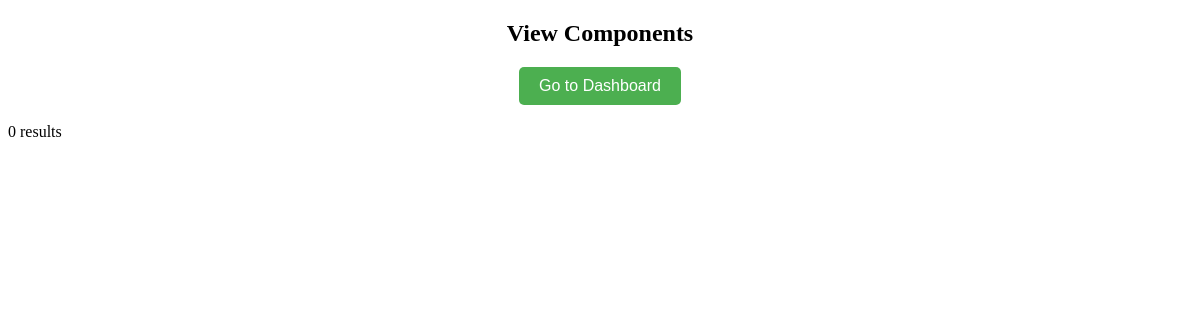
Page /view_components.php (signed in) on the earlier database version.
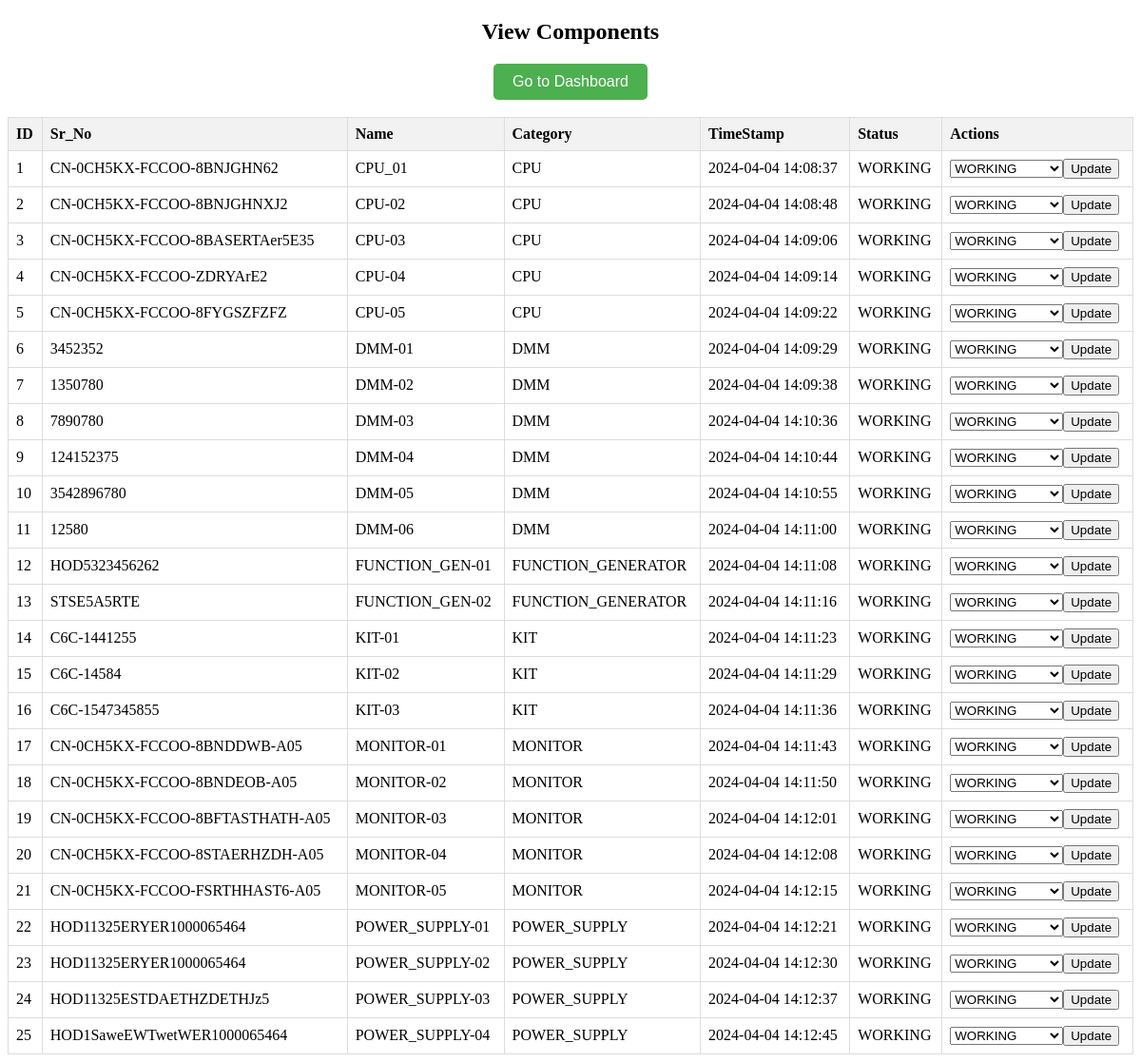
Same page on the later database version.
### tables this page shows
CREATE TABLE `components` (
  `id` int(11) NOT NULL,
  `sr_no` varchar(100) DEFAULT NULL,
  `name` varchar(255) NOT NULL,
  `category` varchar(100) DEFAULT NULL,
  `last_entry_date` timestamp NOT NULL DEFAULT current_timestamp(),
  `origin_lab` int(11) DEFAULT NULL,
  `location` varchar(255) DEFAULT NULL,
  `_status_` varchar(255) DEFAULT NULL
);

### view_components.php (the view, shortened to what this page needs)
<!DOCTYPE html>
<html lang="en">
<head>
</head>
<body>
    <div class="container">
    <h2>View Components</h2>
    <form method="get" action="dashboard.php">
        <button type="submit" class="btn">Go to Dashboard</button><br><br>
    </form>
    </div>
    <?php
include_once 'db_connect.php';
function fetchComponentsByLabNo($conn, $lab_no) {
    $sql = "SELECT * FROM components WHERE location = '$lab_no' ORDER BY category";
    $result = $conn->query($sql);
    if ($result->num_rows > 0) {
        echo "<table>";
        echo "<tr><th>ID</th><th>Sr_No</th><th>Name</th><th>Category</th><th>TimeStamp</th><th>Status</th><th>Actions</th></tr>";
        while($row = $result->fetch_assoc()) {
            echo "<tr>";
            echo "<td>" . $row["id"]. "</td>";
            echo "<td>" . $row["sr_no"]. "</td>";
            echo "<td>" . $row["name"]. "</td>";
            echo "<td>" . $row["category"]. "</td>";
            echo "<td>" . $row["last_entry_date"]. "</td>";
            echo "<td>" . $row["_status_"]. "</td>";
            echo "<td>";
            echo "<form method='post' action='update_status.php'>";
            echo "<select name='status'>";
            echo "<option value='WORKING'>WORKING</option>";
            echo "</select>";
            echo "<input type='submit' name='submit' value='Update'>";
            echo "</form>";
            echo "</td>";
            echo "</tr>";
        }
        echo "</table>";
    } else {
        echo "0 results";
    }
}
if (isset($_SESSION['lab_no'])) {
    $lab_no = $_SESSION['lab_no'];
    fetchComponentsByLabNo($conn, $lab_no);
} else {
    echo "Lab number not set in session.";
}
?>
</body>
</html>

### view_components.php (style rules this page uses)
table { border-collapse: collapse; width: 100%; }
th, td { border: 1px solid #dddddd; text-align: left; padding: 8px; }
th { background-color: #f2f2f2; }
.btn { display: inline-block; padding: 10px 20px; background-color: #4CAF50; color: white; text-align: center; text-decoration: none; font-size: 16px; border-radius: 5px; border: none; cursor: pointer; transition: background-color 0.3s; }
.container { text-align: center; }

Differences in the rows shown:
added components: id "1", sr_no "CN-0CH5KX-FCCOO-8BNJGHN62", name "CPU_01", category "CPU", last_entry_date "2024-04-04 14:08:37", _status_ "WORKING"
added components: id "2", sr_no "CN-0CH5KX-FCCOO-8BNJGHNXJ2", name "CPU-02", category "CPU", last_entry_date "2024-04-04 14:08:48", _status_ "WORKING"
added components: id "3", sr_no "CN-0CH5KX-FCCOO-8BASERTAer5E35", name "CPU-03", category "CPU", last_entry_date "2024-04-04 14:09:06", _status_ "WORKING"
added components: id "4", sr_no "CN-0CH5KX-FCCOO-ZDRYArE2", name "CPU-04", category "CPU", last_entry_date "2024-04-04 14:09:14", _status_ "WORKING"
added components: id "5", sr_no "CN-0CH5KX-FCCOO-8FYGSZFZFZ", name "CPU-05", category "CPU", last_entry_date "2024-04-04 14:09:22", _status_ "WORKING"
added components: id "6", sr_no "3452352", name "DMM-01", category "DMM", last_entry_date "2024-04-04 14:09:29", _status_ "WORKING"
added components: id "7", sr_no "1350780", name "DMM-02", category "DMM", last_entry_date "2024-04-04 14:09:38", _status_ "WORKING"
added components: id "8", sr_no "7890780", name "DMM-03", category "DMM", last_entry_date "2024-04-04 14:10:36", _status_ "WORKING"
added components: id "9", sr_no "124152375", name "DMM-04", category "DMM", last_entry_date "2024-04-04 14:10:44", _status_ "WORKING"
added components: id "10", sr_no "3542896780", name "DMM-05", category "DMM", last_entry_date "2024-04-04 14:10:55", _status_ "WORKING"
added components: id "11", sr_no "12580", name "DMM-06", category "DMM", last_entry_date "2024-04-04 14:11:00", _status_ "WORKING"
added components: id "12", sr_no "HOD5323456262", name "FUNCTION_GEN-01", category "FUNCTION_GENERATOR", last_entry_date "2024-04-04 14:11:08", _status_ "WORKING"
added components: id "13", sr_no "STSE5A5RTE", name "FUNCTION_GEN-02", category "FUNCTION_GENERATOR", last_entry_date "2024-04-04 14:11:16", _status_ "WORKING"
added components: id "14", sr_no "C6C-1441255", name "KIT-01", category "KIT", last_entry_date "2024-04-04 14:11:23", _status_ "WORKING"
added components: id "15", sr_no "C6C-14584", name "KIT-02", category "KIT", last_entry_date "2024-04-04 14:11:29", _status_ "WORKING"
added components: id "16", sr_no "C6C-1547345855", name "KIT-03", category "KIT", last_entry_date "2024-04-04 14:11:36", _status_ "WORKING"
added components: id "17", sr_no "CN-0CH5KX-FCCOO-8BNDDWB-A05", name "MONITOR-01", category "MONITOR", last_entry_date "2024-04-04 14:11:43", _status_ "WORKING"
added components: id "18", sr_no "CN-0CH5KX-FCCOO-8BNDEOB-A05", name "MONITOR-02", category "MONITOR", last_entry_date "2024-04-04 14:11:50", _status_ "WORKING"
added components: id "19", sr_no "CN-0CH5KX-FCCOO-8BFTASTHATH-A05", name "MONITOR-03", category "MONITOR", last_entry_date "2024-04-04 14:12:01", _status_ "WORKING"
added components: id "20", sr_no "CN-0CH5KX-FCCOO-8STAERHZDH-A05", name "MONITOR-04", category "MONITOR", last_entry_date "2024-04-04 14:12:08", _status_ "WORKING"
added components: id "21", sr_no "CN-0CH5KX-FCCOO-FSRTHHAST6-A05", name "MONITOR-05", category "MONITOR", last_entry_date "2024-04-04 14:12:15", _status_ "WORKING"
added components: id "22", sr_no "HOD11325ERYER1000065464", name "POWER_SUPPLY-01", category "POWER_SUPPLY", last_entry_date "2024-04-04 14:12:21", _status_ "WORKING"
added components: id "23", sr_no "HOD11325ERYER1000065464", name "POWER_SUPPLY-02", category "POWER_SUPPLY", last_entry_date "2024-04-04 14:12:30", _status_ "WORKING"
added components: id "24", sr_no "HOD11325ESTDAETHZDETHJz5", name "POWER_SUPPLY-03", category "POWER_SUPPLY", last_entry_date "2024-04-04 14:12:37", _status_ "WORKING"
added components: id "25", sr_no "HOD1SaweEWTwetWER1000065464", name "POWER_SUPPLY-04", category "POWER_SUPPLY", last_entry_date "2024-04-04 14:12:45", _status_ "WORKING"
Other differences:
text no longer shown: "0 results"
text now shown: "ID Sr_No Name Category TimeStamp Status Actions"
